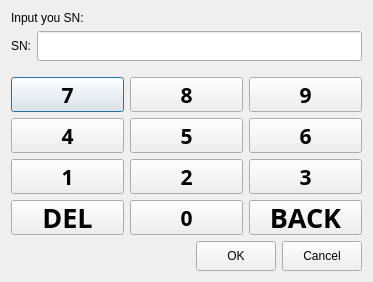
<?xml version="1.0" encoding="UTF-8"?>
<ui version="4.0">
 <class>SN_Dialog</class>
 <widget class="QDialog" name="SN_Dialog">
  <property name="geometry">
   <rect>
    <x>0</x>
    <y>0</y>
    <width>373</width>
    <height>282</height>
   </rect>
  </property>
  <property name="windowTitle">
   <string>Dialog</string>
  </property>
  <layout class="QVBoxLayout" name="verticalLayout">
   <item>
    <widget class="QLabel" name="label_2">
     <property name="styleSheet">
      <string notr="true">font: 75 10pt &quot;Arial&quot;;</string>
     </property>
     <property name="text">
      <string>Input you SN:</string>
     </property>
    </widget>
   </item>
   <item>
    <layout class="QHBoxLayout" name="horizontalLayout">
     <item>
      <widget class="QLabel" name="label">
       <property name="styleSheet">
        <string notr="true">font: 75 9pt &quot;Arial&quot;;</string>
       </property>
       <property name="text">
        <string>SN:</string>
       </property>
      </widget>
     </item>
     <item>
      <widget class="QLineEdit" name="SN_lineEdit">
       <property name="minimumSize">
        <size>
         <width>30</width>
         <height>30</height>
        </size>
       </property>
      </widget>
     </item>
    </layout>
   </item>
   <item>
    <spacer name="verticalSpacer">
     <property name="orientation">
      <enum>Qt::Vertical</enum>
     </property>
     <property name="sizeHint" stdset="0">
      <size>
       <width>20</width>
       <height>40</height>
      </size>
     </property>
    </spacer>
   </item>
   <item>
    <layout class="QGridLayout" name="gridLayout">
     <item row="0" column="0">
      <widget class="QPushButton" name="b7">
       <property name="minimumSize">
        <size>
         <width>80</width>
         <height>35</height>
        </size>
       </property>
       <property name="font">
        <font>
         <family>Droid Sans</family>
         <pointsize>16</pointsize>
         <weight>75</weight>
         <bold>true</bold>
        </font>
       </property>
       <property name="text">
        <string>7</string>
       </property>
      </widget>
     </item>
     <item row="0" column="1">
      <widget class="QPushButton" name="b8">
       <property name="minimumSize">
        <size>
         <width>80</width>
         <height>35</height>
        </size>
       </property>
       <property name="font">
        <font>
         <family>Droid Sans</family>
         <pointsize>16</pointsize>
         <weight>75</weight>
         <bold>true</bold>
        </font>
       </property>
       <property name="text">
        <string>8</string>
       </property>
      </widget>
     </item>
     <item row="0" column="2">
      <widget class="QPushButton" name="b9">
       <property name="minimumSize">
        <size>
         <width>80</width>
         <height>35</height>
        </size>
       </property>
       <property name="font">
        <font>
         <family>Droid Sans</family>
         <pointsize>16</pointsize>
         <weight>75</weight>
         <bold>true</bold>
        </font>
       </property>
       <property name="text">
        <string>9</string>
       </property>
      </widget>
     </item>
     <item row="1" column="0">
      <widget class="QPushButton" name="b4">
       <property name="minimumSize">
        <size>
         <width>80</width>
         <height>35</height>
        </size>
       </property>
       <property name="font">
        <font>
         <family>Droid Sans</family>
         <pointsize>16</pointsize>
         <weight>75</weight>
         <bold>true</bold>
        </font>
       </property>
       <property name="text">
        <string>4</string>
       </property>
      </widget>
     </item>
     <item row="1" column="1">
      <widget class="QPushButton" name="b5">
       <property name="minimumSize">
        <size>
         <width>80</width>
         <height>35</height>
        </size>
       </property>
       <property name="font">
        <font>
         <family>Droid Sans</family>
         <pointsize>16</pointsize>
         <weight>75</weight>
         <bold>true</bold>
        </font>
       </property>
       <property name="text">
        <string>5</string>
       </property>
      </widget>
     </item>
     <item row="1" column="2">
      <widget class="QPushButton" name="b6">
       <property name="minimumSize">
        <size>
         <width>80</width>
         <height>35</height>
        </size>
       </property>
       <property name="font">
        <font>
         <family>Droid Sans</family>
         <pointsize>16</pointsize>
         <weight>75</weight>
         <bold>true</bold>
        </font>
       </property>
       <property name="text">
        <string>6</string>
       </property>
      </widget>
     </item>
     <item row="2" column="0">
      <widget class="QPushButton" name="b1">
       <property name="minimumSize">
        <size>
         <width>80</width>
         <height>35</height>
        </size>
       </property>
       <property name="font">
        <font>
         <family>Droid Sans</family>
         <pointsize>16</pointsize>
         <weight>75</weight>
         <bold>true</bold>
        </font>
       </property>
       <property name="text">
        <string>1</string>
       </property>
      </widget>
     </item>
     <item row="2" column="1">
      <widget class="QPushButton" name="b2">
       <property name="minimumSize">
        <size>
         <width>80</width>
         <height>35</height>
        </size>
       </property>
       <property name="font">
        <font>
         <family>Droid Sans</family>
         <pointsize>16</pointsize>
         <weight>75</weight>
         <bold>true</bold>
        </font>
       </property>
       <property name="text">
        <string>2</string>
       </property>
      </widget>
     </item>
     <item row="2" column="2">
      <widget class="QPushButton" name="b3">
       <property name="minimumSize">
        <size>
         <width>80</width>
         <height>35</height>
        </size>
       </property>
       <property name="font">
        <font>
         <family>Droid Sans</family>
         <pointsize>16</pointsize>
         <weight>75</weight>
         <bold>true</bold>
        </font>
       </property>
       <property name="text">
        <string>3</string>
       </property>
      </widget>
     </item>
     <item row="3" column="0">
      <widget class="QPushButton" name="bdel">
       <property name="minimumSize">
        <size>
         <width>80</width>
         <height>35</height>
        </size>
       </property>
       <property name="font">
        <font>
         <family>Adobe Arabic</family>
         <pointsize>20</pointsize>
         <weight>75</weight>
         <bold>true</bold>
        </font>
       </property>
       <property name="text">
        <string>DEL</string>
       </property>
      </widget>
     </item>
     <item row="3" column="1">
      <widget class="QPushButton" name="b0">
       <property name="minimumSize">
        <size>
         <width>80</width>
         <height>35</height>
        </size>
       </property>
       <property name="font">
        <font>
         <family>Droid Sans</family>
         <pointsize>16</pointsize>
         <weight>75</weight>
         <bold>true</bold>
        </font>
       </property>
       <property name="text">
        <string>0</string>
       </property>
      </widget>
     </item>
     <item row="3" column="2">
      <widget class="QPushButton" name="bback">
       <property name="minimumSize">
        <size>
         <width>80</width>
         <height>35</height>
        </size>
       </property>
       <property name="font">
        <font>
         <family>Adobe Arabic</family>
         <pointsize>20</pointsize>
         <weight>75</weight>
         <bold>true</bold>
        </font>
       </property>
       <property name="text">
        <string>BACK</string>
       </property>
      </widget>
     </item>
    </layout>
   </item>
   <item>
    <layout class="QHBoxLayout" name="horizontalLayout_2">
     <item>
      <spacer name="horizontalSpacer">
       <property name="orientation">
        <enum>Qt::Horizontal</enum>
       </property>
       <property name="sizeHint" stdset="0">
        <size>
         <width>40</width>
         <height>20</height>
        </size>
       </property>
      </spacer>
     </item>
     <item>
      <widget class="QPushButton" name="ok_but">
       <property name="minimumSize">
        <size>
         <width>80</width>
         <height>30</height>
        </size>
       </property>
       <property name="text">
        <string>OK</string>
       </property>
       <property name="shortcut">
        <string>F9</string>
       </property>
      </widget>
     </item>
     <item>
      <widget class="QPushButton" name="cancel_but">
       <property name="minimumSize">
        <size>
         <width>80</width>
         <height>30</height>
        </size>
       </property>
       <property name="text">
        <string>Cancel</string>
       </property>
       <property name="shortcut">
        <string>F10</string>
       </property>
      </widget>
     </item>
    </layout>
   </item>
  </layout>
 </widget>
 <resources/>
 <connections/>
</ui>
